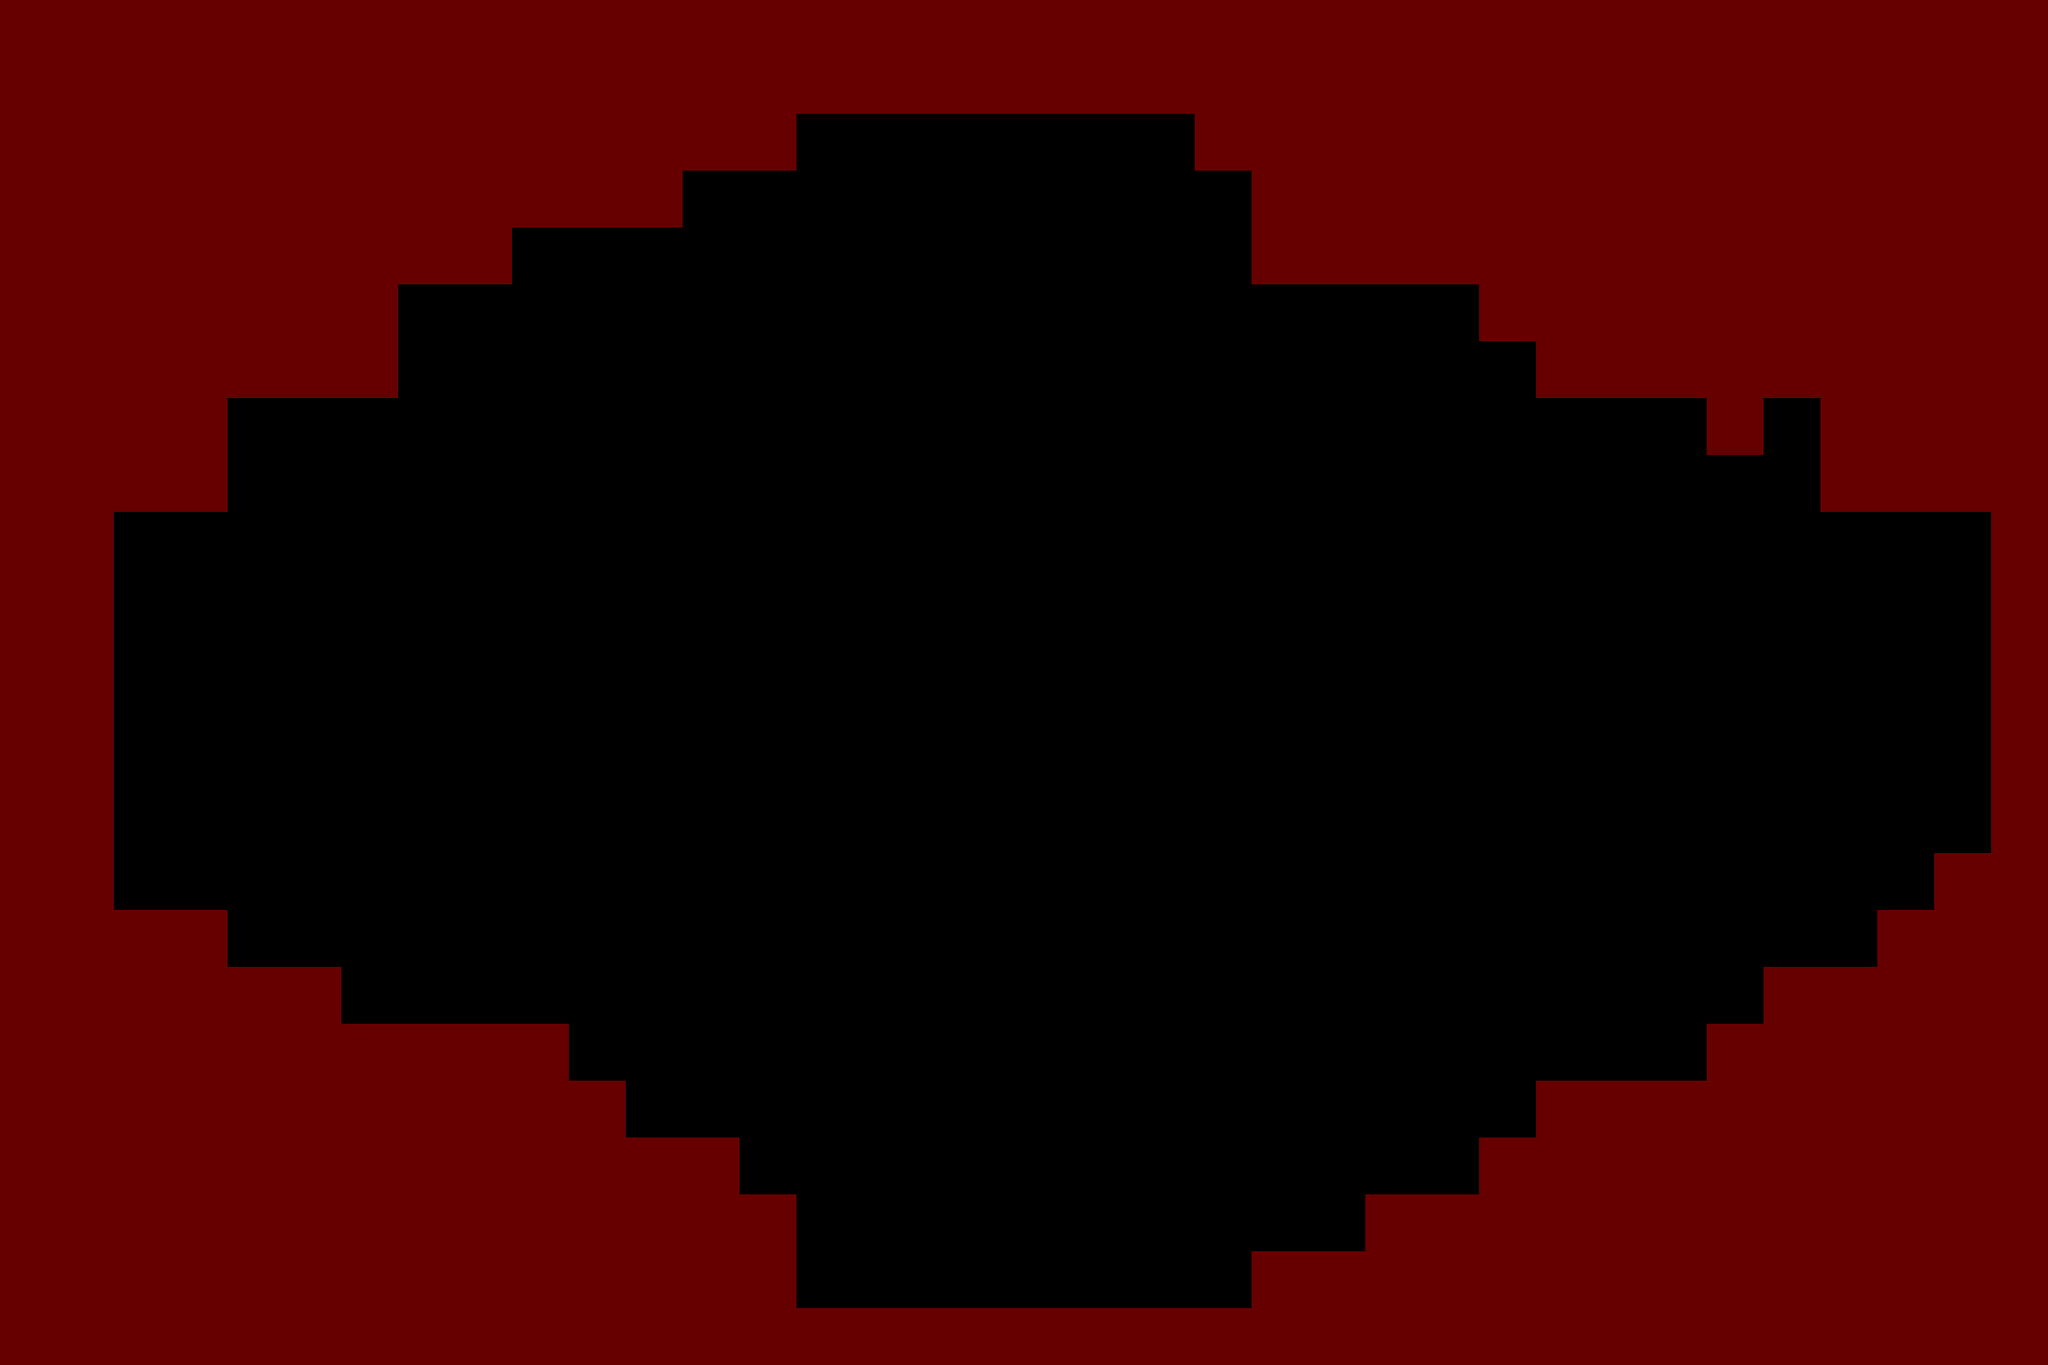

Below is a game level as drawn by its tile map, then a one-line description and the .tmx file that defines it, in full:
An orthogonal 36x24 tile map with 64x64 px tiles, 1 tile layer (碰撞（红色）), 2 tilesets.

<map version="1.0" tiledversion="1.1.6" orientation="orthogonal" renderorder="left-up" width="36" height="24" tilewidth="64" tileheight="64" infinite="0" nextobjectid="1"><tileset firstgid="1" name="tile_res" tilewidth="64" tileheight="64" tilecount="2" columns="2"><image source="../misc/tile_res.png" width="128" height="64" /></tileset><tileset firstgid="3" name="tile_res" tilewidth="64" tileheight="64" tilecount="2" columns="2"><image source="../misc/tile_res.png" width="128" height="64" /></tileset><imagelayer name="背景"><image source="mdata.jpg" width="2304" height="1536" /></imagelayer><layer name="碰撞（红色）" width="36" height="24"><data encoding="csv">1,1,1,1,1,1,1,1,1,1,1,1,1,1,1,1,1,1,1,1,1,1,1,1,1,1,1,1,1,1,1,1,1,1,1,1,1,1,1,1,1,1,1,1,1,1,1,1,1,1,1,1,1,1,1,1,1,1,1,1,1,1,1,1,1,1,1,1,1,1,1,1,1,1,1,1,1,1,1,1,1,1,1,1,1,1,0,0,0,0,0,0,0,1,1,1,1,1,1,1,1,1,1,1,1,1,1,1,1,1,1,1,1,1,1,1,1,1,1,1,0,0,0,0,0,0,0,0,0,0,1,1,1,1,1,1,1,1,1,1,1,1,1,1,1,1,1,1,1,1,1,1,1,0,0,0,0,0,0,0,0,0,0,0,0,0,1,1,1,1,1,1,1,1,1,1,1,1,1,1,1,1,1,1,1,1,1,0,0,0,0,0,0,0,0,0,0,0,0,0,0,0,0,0,0,0,1,1,1,1,1,1,1,1,1,1,1,1,1,1,1,1,1,0,0,0,0,0,0,0,0,0,0,0,0,0,0,0,0,0,0,0,0,1,1,1,1,1,1,1,1,1,1,1,1,1,0,0,0,0,0,0,0,0,0,0,0,0,0,0,0,0,0,0,0,0,0,0,0,0,0,0,1,0,1,1,1,1,1,1,1,1,0,0,0,0,0,0,0,0,0,0,0,0,0,0,0,0,0,0,0,0,0,0,0,0,0,0,0,0,1,1,1,1,1,1,0,0,0,0,0,0,0,0,0,0,0,0,0,0,0,0,0,0,0,0,0,0,0,0,0,0,0,0,0,0,0,0,0,1,1,1,0,0,0,0,0,0,0,0,0,0,0,0,0,0,0,0,0,0,0,0,0,0,0,0,0,0,0,0,0,0,0,0,0,1,1,1,0,0,0,0,0,0,0,0,0,0,0,0,0,0,0,0,0,0,0,0,0,0,0,0,0,0,0,0,0,0,0,0,0,1,1,1,0,0,0,0,0,0,0,0,0,0,0,0,0,0,0,0,0,0,0,0,0,0,0,0,0,0,0,0,0,0,0,0,0,1,1,1,0,0,0,0,0,0,0,0,0,0,0,0,0,0,0,0,0,0,0,0,0,0,0,0,0,0,0,0,0,0,0,0,0,1,1,1,0,0,0,0,0,0,0,0,0,0,0,0,0,0,0,0,0,0,0,0,0,0,0,0,0,0,0,0,0,0,0,0,0,1,1,1,0,0,0,0,0,0,0,0,0,0,0,0,0,0,0,0,0,0,0,0,0,0,0,0,0,0,0,0,0,0,0,0,1,1,1,1,1,1,0,0,0,0,0,0,0,0,0,0,0,0,0,0,0,0,0,0,0,0,0,0,0,0,0,0,0,0,0,1,1,1,1,1,1,1,1,1,0,0,0,0,0,0,0,0,0,0,0,0,0,0,0,0,0,0,0,0,0,0,0,0,0,1,1,1,1,1,1,1,1,1,1,1,1,1,1,1,0,0,0,0,0,0,0,0,0,0,0,0,0,0,0,0,0,0,0,0,1,1,1,1,1,1,1,1,1,1,1,1,1,1,1,1,1,0,0,0,0,0,0,0,0,0,0,0,0,0,0,0,0,1,1,1,1,1,1,1,1,1,1,1,1,1,1,1,1,1,1,1,1,1,1,0,0,0,0,0,0,0,0,0,0,0,0,0,1,1,1,1,1,1,1,1,1,1,1,1,1,1,1,1,1,1,1,1,1,1,1,1,0,0,0,0,0,0,0,0,0,0,1,1,1,1,1,1,1,1,1,1,1,1,1,1,1,1,1,1,1,1,1,1,1,1,1,1,0,0,0,0,0,0,0,0,1,1,1,1,1,1,1,1,1,1,1,1,1,1,1,1,1,1,1,1,1,1,1,1,1,1,1,1,1,1,1,1,1,1,1,1,1,1,1,1,1,1,1,1,1,1,1,1,1,1</data></layer></map>
